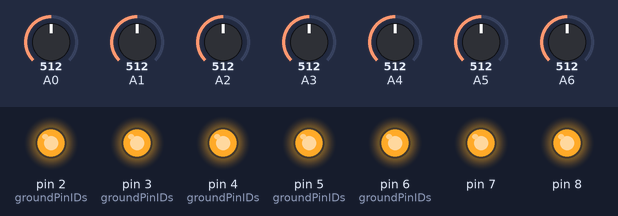
The sketch below on a simulated Arduino Mega 2560, built with avr-gcc and run on an emulated ATmega2560. Shown: output pins drawn as LEDs (lit = HIGH). Inputs (shaded band) come from the test bench; at power-on: A0 = 512, A1 = 512, A2 = 512, A6 = 512, A3 = 512, A4 = 512, A5 = 512. What the sketch prints to the serial monitor is not drawn.

Above: at 1.2 s.
1.3 s: A0 set to 716
2.9 s: A1 set to 716
4.8 s: A2 set to 716
6.7 s: A6 set to 716
Timing chart, 0 to 8.1 s (numbered marks = the images above; inputs shaded):
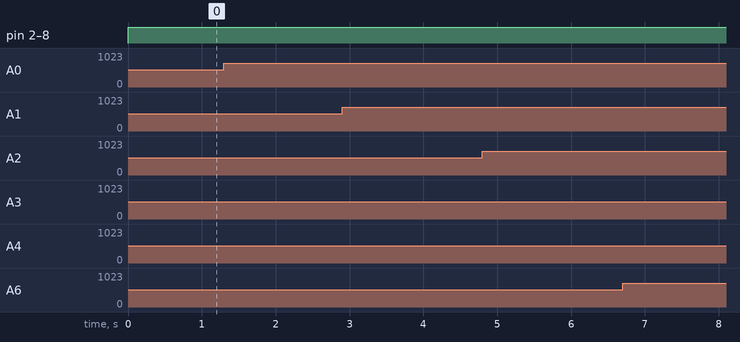

The sketch:

faster_grid_sensor7_june_17.ino
```cpp
//This code is for a fabric grid sensor of given dimensions. 'ground' and 'power' must be specified as
//the grid rows and columns, and the appropriate number and location of pins must be specified in
//'groundPinIDs' and 'powerPinIDs'

const int ground=7; //define grid size (ground is digital-only side, power is analog-digital split side)
const int power=7;
const int g=28; //define ground pin (g) and power pin (p) starting placements on processor
const int p=2;
const int buf=(power*ground*2)+9; //buffer will hold 2 bytes for each point on the grid (upper and lower bound)
//plus 9 for header (4), timestamp (4) and checksum (1)

int groundPinIDs[] = {g,g+1,g+2,g+3,g+4,g+5,g+6};
int powerPinIDs[] = {p,p+1,p+2,p+3,p+4,p+5,p+6};

byte pressureBuffer[buf] = {};
byte presUB; //Upper and lower bounds of pressure reading for each grid point
byte presLB;

unsigned long time;


void setup() {

  Serial.begin(512000);

    for(int groundPinIndex = 0; groundPinIndex < ground; groundPinIndex++){

    pinMode(groundPinIDs[groundPinIndex],OUTPUT);
    digitalWrite(groundPinIDs[groundPinIndex],LOW);
  }

  for(int powerPinIndex = 0; powerPinIndex < power; powerPinIndex++){

    pinMode(powerPinIDs[powerPinIndex],OUTPUT);
    digitalWrite(powerPinIDs[powerPinIndex],LOW);
  }

  // Add or delete analog pins here as grid size changes
  pinMode(A0,INPUT);
  pinMode(A1,INPUT);
  pinMode(A2,INPUT);
  pinMode(A3,INPUT);
  pinMode(A4,INPUT);
  pinMode(A5,INPUT);
  pinMode(A6,INPUT);
 // pinMode(A7,INPUT);
 // pinMode(A8,INPUT);
 // pinMode(A9,INPUT);
  /*pinMode(A10,INPUT);
  pinMode(A11,INPUT);
  pinMode(A12,INPUT);
  pinMode(A13,INPUT);
  pinMode(A14,INPUT);*/
 // pinMode(A15,INPUT);
  pressureBuffer[0] = 0xff;
  pressureBuffer[1] = 0xff;
  pressureBuffer[2] = 0xff;
  pressureBuffer[3] = 0xff;
}


// sets digital pins one at a time to replace more expensive pinMode function
// uses bitwise operations to set and clear the registers. (& to clear, | to set.)
// valMode is boolean, with high being true, pin is integer
// PORTX is the value/state register for Arduino port x, DDRX is the direction register for Arduino port x.
void setPin(boolean valMode, int pin) {
  switch (pin) {

  case 2:
  if (valMode) {
    DDRE = DDRE | B00010000;
    PORTE = PORTE | B00010000;
  }
  else {
    DDRE = DDRE & B11101111;
    PORTE = PORTE & B11101111;
  }
  break;

  case 3:
  if (valMode) {
    DDRE = DDRE | B00100000;
    PORTE = PORTE | B00100000;
  }
  else {
    DDRE = DDRE & B11011111;
    PORTE = PORTE & B11011111;
  }
  break;

  case 4:
  if (valMode) {
    DDRG = DDRG | B00100000;
    PORTG = PORTG | B00100000;
  }
  else {
    DDRG = DDRG & B11011111;
    PORTG = PORTG & B11011111;
  }
  break;

  case 5:
  if (valMode) {
    DDRE = DDRE | B00001000;
    PORTE = PORTE | B00001000;
  }
  else {
    DDRE = DDRE & B11110111;
    PORTE = PORTE & B11110111;
  }
  break;

  case 6:
  if (valMode) {
    DDRH = DDRH | B00001000;
    PORTH = PORTH | B00001000;
  }
  else {
    DDRH = DDRH & B01110111;
    PORTH = PORTH & B01110111;
  }
  break;

  case 7:
  if (valMode) {
    DDRH = DDRH | B00010000;
    PORTH = PORTH | B00010000;
  }
  else {
    DDRH = DDRH & B11101111;
    PORTH = PORTH & B11101111;
  }
  break;

  case 8:
  if (valMode) {
    DDRH = DDRH | B00100000;
    PORTH = PORTH | B00100000;
  }
  else {
    DDRH = DDRH & B11011111;
    PORTH = PORTH & B11011111;
  }
  break;

  default:
//    // do I need a default?
  break;
}
}

void loop() {

     int values[power][ground] = {};

  unsigned long checksum = 0;

  for(int groundPinIndex = 0; groundPinIndex < ground; groundPinIndex++){

    int groundPin = groundPinIDs[groundPinIndex];

    pinMode(groundPin, OUTPUT);
    digitalWrite(groundPin, LOW);

    for(int powerPinIndex = 0; powerPinIndex < power; powerPinIndex++){
      int powerPin = powerPinIDs[powerPinIndex];
      setPin(true, powerPin);   // added june 16
      //pinMode(powerPin, OUTPUT);     //old code we are replacing.
      //digitalWrite(powerPin, HIGH);  //old code we are replacing.
      //delayMicroseconds(10); //delay between sampling grid points to prevent artifacts
      //It's been arranged that the analog pin indices are the same as the power pin indices (0 to 4).
      //It's convenient in code, but if you change the wiring, you'll need to be more specific here.
      int sample = analogRead(powerPinIndex);
      values[powerPinIndex][groundPinIndex] = sample;
      checksum += sample;
      //digitalWrite(powerPin, LOW); //old code we are replacing.
      //pinMode(powerPin, INPUT);    //old code we are replacing.
    }
    pinMode(groundPin, INPUT);

  }

  time=millis();
  pressureBuffer[4]=(byte)(time);
  pressureBuffer[5]=(byte)(time >> 8);
  pressureBuffer[6]=(byte)(time >> 16);
  pressureBuffer[7]=(byte)(time >> 24);
  checksum += time;

  for(int powerPinIndex = 0; powerPinIndex < power; powerPinIndex++){
    for(int groundPinIndex = 0; groundPinIndex < ground; groundPinIndex++){
      presUB = (byte)(values[powerPinIndex][groundPinIndex] >> 8);    // higher eight bits
      presLB = (byte)(values[powerPinIndex][groundPinIndex]);       // lower eight bits
      pressureBuffer[8+(powerPinIndex*2*ground)+(groundPinIndex*2)] = presLB;
      pressureBuffer[8+(powerPinIndex*2*ground)+(groundPinIndex*2)+1] = presUB;
    }
  }

  pressureBuffer[buf-1]=(byte)(checksum);
  Serial.flush();
  Serial.write(pressureBuffer, buf);

 }
```
